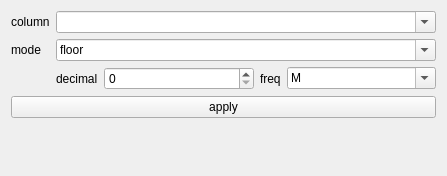
<?xml version="1.0" encoding="UTF-8"?>
<ui version="4.0">
 <class>Form</class>
 <widget class="QWidget" name="Form">
  <property name="geometry">
   <rect>
    <x>0</x>
    <y>0</y>
    <width>447</width>
    <height>176</height>
   </rect>
  </property>
  <property name="windowTitle">
   <string>Form</string>
  </property>
  <layout class="QVBoxLayout" name="verticalLayout">
   <item>
    <layout class="QFormLayout" name="formLayout">
     <item row="0" column="0">
      <widget class="QLabel" name="label">
       <property name="text">
        <string>column</string>
       </property>
      </widget>
     </item>
     <item row="0" column="1">
      <widget class="QComboBox" name="colname">
       <property name="editable">
        <bool>true</bool>
       </property>
      </widget>
     </item>
     <item row="1" column="0">
      <widget class="QLabel" name="label_2">
       <property name="text">
        <string>mode</string>
       </property>
      </widget>
     </item>
     <item row="1" column="1">
      <widget class="QComboBox" name="mode">
       <property name="editable">
        <bool>true</bool>
       </property>
       <property name="currentIndex">
        <number>1</number>
       </property>
       <item>
        <property name="text">
         <string>round</string>
        </property>
       </item>
       <item>
        <property name="text">
         <string>floor</string>
        </property>
       </item>
       <item>
        <property name="text">
         <string>ceil</string>
        </property>
       </item>
      </widget>
     </item>
     <item row="2" column="1">
      <layout class="QHBoxLayout" name="horizontalLayout_2">
       <item>
        <widget class="QLabel" name="label_3">
         <property name="text">
          <string>decimal</string>
         </property>
        </widget>
       </item>
       <item>
        <widget class="QSpinBox" name="decimal">
         <property name="sizePolicy">
          <sizepolicy hsizetype="Expanding" vsizetype="Fixed">
           <horstretch>0</horstretch>
           <verstretch>0</verstretch>
          </sizepolicy>
         </property>
        </widget>
       </item>
       <item>
        <widget class="QLabel" name="label_4">
         <property name="text">
          <string>freq</string>
         </property>
        </widget>
       </item>
       <item>
        <widget class="QComboBox" name="freq">
         <property name="sizePolicy">
          <sizepolicy hsizetype="Expanding" vsizetype="Fixed">
           <horstretch>0</horstretch>
           <verstretch>0</verstretch>
          </sizepolicy>
         </property>
         <property name="editable">
          <bool>true</bool>
         </property>
         <item>
          <property name="text">
           <string>M</string>
          </property>
         </item>
         <item>
          <property name="text">
           <string>D</string>
          </property>
         </item>
         <item>
          <property name="text">
           <string>H</string>
          </property>
         </item>
         <item>
          <property name="text">
           <string>min</string>
          </property>
         </item>
         <item>
          <property name="text">
           <string>S</string>
          </property>
         </item>
         <item>
          <property name="text">
           <string>ms</string>
          </property>
         </item>
         <item>
          <property name="text">
           <string>us</string>
          </property>
         </item>
         <item>
          <property name="text">
           <string>N</string>
          </property>
         </item>
        </widget>
       </item>
      </layout>
     </item>
    </layout>
   </item>
   <item>
    <widget class="QPushButton" name="apply">
     <property name="text">
      <string>apply</string>
     </property>
    </widget>
   </item>
   <item>
    <spacer name="verticalSpacer">
     <property name="orientation">
      <enum>Qt::Vertical</enum>
     </property>
     <property name="sizeHint" stdset="0">
      <size>
       <width>20</width>
       <height>40</height>
      </size>
     </property>
    </spacer>
   </item>
  </layout>
 </widget>
 <resources/>
 <connections/>
</ui>
